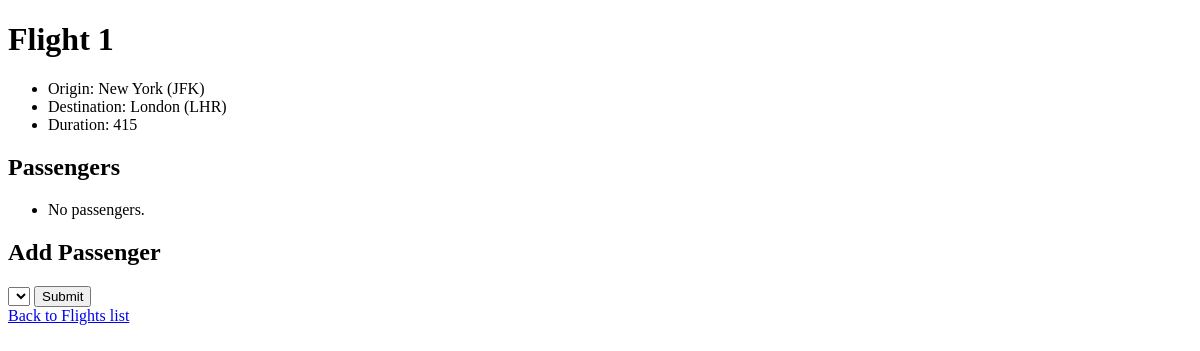
The app's page /flights/1, older data.
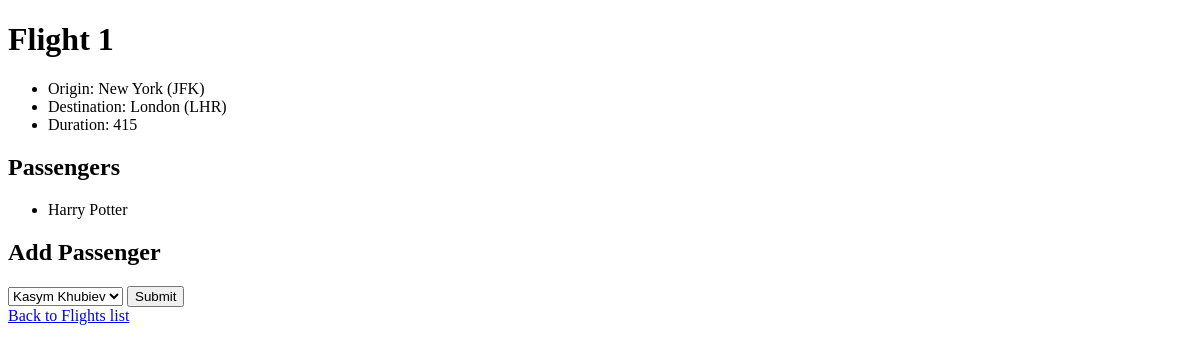
The same page, newer data.
### flights/models.py (models this page shows)
class Passenger(models.Model):
    first_name = models.CharField(max_length=64)
    last_name = models.CharField(max_length=64)
    flights = models.ManyToManyField(Flight, blank=True, related_name="passengers")
    def __str__(self) -> str:
        return f'{self.first_name} {self.last_name}'

### flights/views.py (the view)
# urls.py: path("<int:flight_id>", views.flight, name="flight"),
def flight(request: HttpRequest, flight_id: int) -> HttpResponse:
    flight = Flight.objects.get(pk=flight_id)
    return render(request, "flights/flight.html", {
        "flight": flight,
        "passengers": flight.passengers.all(),
        "non_passengers": Passenger.objects.exclude(flights=flight).all()  # passengers except ones that are already on a flight
    })

### flights/models.py (called while the page is built)
    def __str__(self) -> str:
        return f'{self.city} ({self.code})'

### flights/templates/flights/flight.html (shortened to what this page needs)
{% extends 'flights/layout.html' %}
{% block body %}
    <h1>Flight {{ flight.id }}</h1>
    <ul>
        <li>Origin: {{  flight.origin }}</li>
        <li>Destination: {{ flight.destination }}</li>
        <li>Duration: {{ flight.duration }}</li>
    </ul>
    <h2>Passengers</h2>
    <ul>
        {% for passenger in passengers %}
            <li>{{ passenger }}</li>
        {% empty %}
            <li>No passengers.</li>
        {% endfor %}
    </ul>
    <h2>Add Passenger</h2>
    <form action="{% url 'book' flight.id %}" method="post">
        <select name="passenger">
            {% for passenger in non_passengers %}
                <option value="{{ passenger.id }}">{{ passenger }}</option>
            {% endfor %}
        </select>
        <input type="submit">
    </form>
    <a href="{% url 'index' %}">Back to Flights list</a>
{% endblock %}

Row changes from the older to the newer data that the page shows:
added Passenger: first_name+last_name "Harry Potter"
Text that changed along with them:
form field passenger: (not shown) → "Kasym Khubiev"
text no longer shown: "No passengers."
